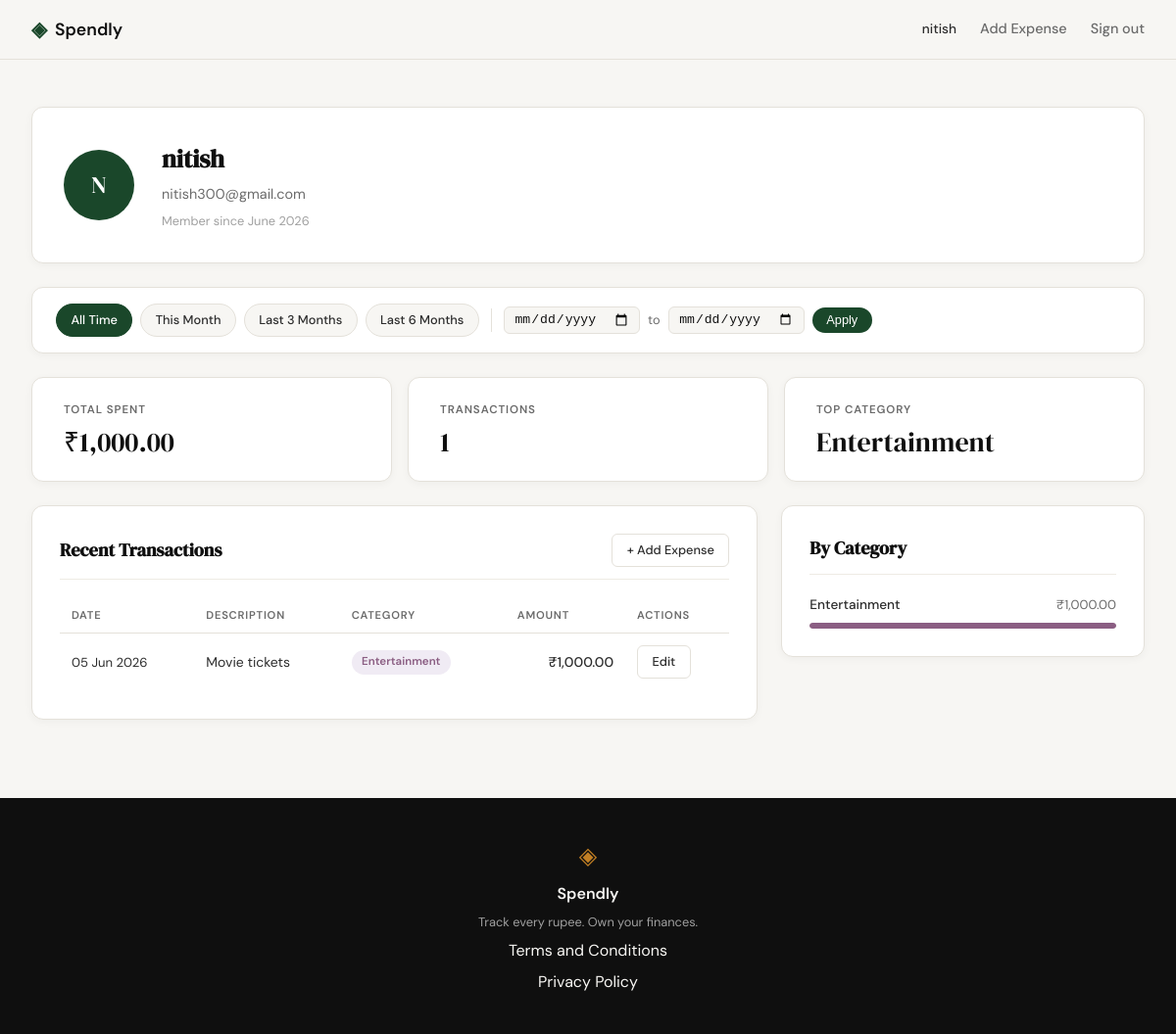
/profile (signed in), run on an earlier commit of the app's database.
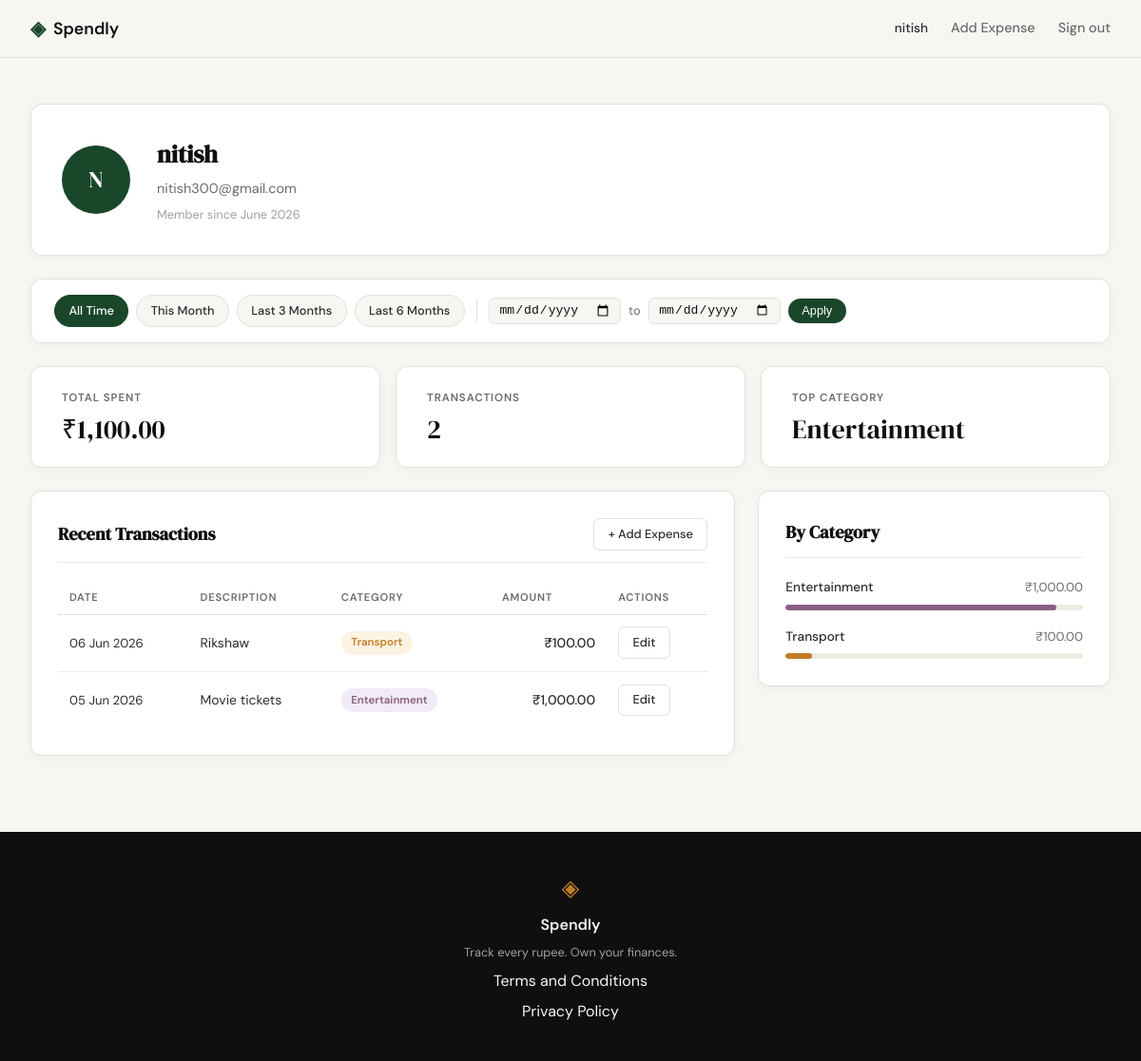
And on a later commit of the database.
### tables this page shows
CREATE TABLE users (
            id            INTEGER PRIMARY KEY AUTOINCREMENT,
            name          TEXT    NOT NULL,
            email         TEXT    UNIQUE NOT NULL,
            password_hash TEXT    NOT NULL,
            created_at    TEXT    DEFAULT (datetime('now'))
        );

CREATE TABLE expenses (
            id          INTEGER PRIMARY KEY AUTOINCREMENT,
            user_id     INTEGER NOT NULL REFERENCES users(id),
            amount      REAL    NOT NULL,
            category    TEXT    NOT NULL,
            date        TEXT    NOT NULL,
            description TEXT,
            created_at  TEXT    DEFAULT (datetime('now'))
        );

### app.py (the view)
@app.route("/profile")
def profile():
    if not session.get("user_id"):
        return redirect(url_for("login"))
    uid = session["user_id"]
    today = date.today()
    date_from = _parse_date(request.args.get("date_from"))
    date_to = _parse_date(request.args.get("date_to"))
    if date_from and date_to and date_from > date_to:
        flash("Start date must be before end date.", "error")
        date_from = date_to = None
    today_str = today.isoformat()
    this_month_from = today.replace(day=1).isoformat()
    this_month_to = today.replace(
        day=calendar.monthrange(today.year, today.month)[1]
    ).isoformat()
    presets = {
        "this_month": {"date_from": this_month_from, "date_to": this_month_to},
        "last_3":     {"date_from": _months_ago(today, 3), "date_to": today_str},
        "last_6":     {"date_from": _months_ago(today, 6), "date_to": today_str},
    }
    return render_template(
        "profile.html",
        user=get_user_by_id(uid),
        stats=get_summary_stats(uid, date_from, date_to),
        expenses=get_recent_transactions(uid, date_from=date_from, date_to=date_to),
        categories=get_category_breakdown(uid, date_from, date_to),
        date_from=date_from,
        date_to=date_to,
        presets=presets,
    )

### app.py (called while the page is built)
def _parse_date(val):
    try:
        datetime.strptime(val, "%Y-%m-%d")
        return val
    except (ValueError, TypeError):
        return None

def _months_ago(today, n):
    m, y = today.month - n, today.year
    while m <= 0:
        m += 12
        y -= 1
    return date(y, m, 1).isoformat()

### database/db.py (called while the page is built)
def get_db():
    conn = sqlite3.connect(DB_PATH)
    conn.row_factory = sqlite3.Row
    conn.execute("PRAGMA foreign_keys = ON")
    return conn

### database/queries.py (called while the page is built)
def _build_date_filter(date_from, date_to):
    if date_from and date_to:
        return "AND date BETWEEN ? AND ?", [date_from, date_to]
    return "", []

def get_user_by_id(user_id):
    conn = get_db()
    row = conn.execute(
        "SELECT id, name, email, created_at FROM users WHERE id = ?",
        (user_id,),
    ).fetchone()
    conn.close()
    if row is None:
        return None
    name = row["name"]
    initials = "".join(w[0].upper() for w in name.split() if w)
    member_since = datetime.strptime(row["created_at"], "%Y-%m-%d %H:%M:%S").strftime("%B %Y")
    return {
        "name": name,
        "email": row["email"],
        "initials": initials,
        "member_since": member_since,
    }

def get_recent_transactions(user_id, limit=10, date_from=None, date_to=None):
    date_clause, date_params = _build_date_filter(date_from, date_to)
    params = [user_id] + date_params + [limit]
    conn = get_db()
    rows = conn.execute(
        "SELECT id, date, description, category, amount "
        "FROM expenses "
        "WHERE user_id = ? "
        + date_clause +
        " ORDER BY date DESC, id DESC "
        "LIMIT ?",
        params,
    ).fetchall()
    conn.close()
    return [
        {
            "id": row["id"],
            "date": datetime.strptime(row["date"], "%Y-%m-%d").strftime("%d %b %Y"),
            "description": row["description"],
            "category": row["category"],
            "amount": "{:,.2f}".format(row["amount"]),
        }
        for row in rows
    ]

### templates/profile.html (shortened to what this page needs)
{% extends "base.html" %}
{% block head %}
<link rel="stylesheet" href="{{ url_for('static', filename='css/profile.css') }}">
{% endblock %}
{% block content %}
<div class="profile-page">
    <div class="profile-inner">
        <div class="profile-header-card">
            <div class="profile-avatar">{{ user.initials }}</div>
            <div class="profile-info">
                <h1 class="profile-name">{{ user.name }}</h1>
                <p class="profile-email">{{ user.email }}</p>
                <p class="profile-since">Member since {{ user.member_since }}</p>
            </div>
        </div>
        <div class="filter-bar">
            <div class="filter-presets">
                <a href="{{ url_for('profile') }}"
                   class="filter-preset-btn{% if not date_from and not date_to %} filter-preset-btn--active{% endif %}">
                    All Time
                </a>
                <a href="{{ url_for('profile', date_from=presets.this_month.date_from, date_to=presets.this_month.date_to) }}"
                   class="filter-preset-btn{% if date_from == presets.this_month.date_from and date_to == presets.this_month.date_to %} filter-preset-btn--active{% endif %}">
                    This Month
                </a>
                <a href="{{ url_for('profile', date_from=presets.last_3.date_from, date_to=presets.last_3.date_to) }}"
                   class="filter-preset-btn{% if date_from == presets.last_3.date_from and date_to == presets.last_3.date_to %} filter-preset-btn--active{% endif %}">
                    Last 3 Months
                </a>
                <a href="{{ url_for('profile', date_from=presets.last_6.date_from, date_to=presets.last_6.date_to) }}"
                   class="filter-preset-btn{% if date_from == presets.last_6.date_from and date_to == presets.last_6.date_to %} filter-preset-btn--active{% endif %}">
                    Last 6 Months
                </a>
            </div>
            <form class="filter-form" method="GET" action="{{ url_for('profile') }}">
                <input type="date" name="date_from" class="filter-date-input"
                       value="{{ date_from or '' }}">
                <span class="filter-to-label">to</span>
                <input type="date" name="date_to" class="filter-date-input"
                       value="{{ date_to or '' }}">
                <button type="submit" class="filter-apply-btn">Apply</button>
            </form>
        </div>
        <div class="profile-stats">
            <div class="stat-card">
                <span class="stat-label">Total Spent</span>
                <span class="stat-value">₹{{ stats.total }}</span>
            </div>
            <div class="stat-card">
                <span class="stat-label">Transactions</span>
                <span class="stat-value">{{ stats.count }}</span>
            </div>
            <div class="stat-card">
                <span class="stat-label">Top Category</span>
                <span class="stat-value">{{ stats.top_category }}</span>
            </div>
        </div>
        <div class="profile-grid">
            <div class="profile-section">
                <div class="section-header">
                    <h2 class="section-title">Recent Transactions</h2>
                    <a href="{{ url_for('add_expense') }}" class="btn-ghost btn-sm">+ Add Expense</a>
                </div>
                <div class="tx-table-wrapper">
                    <table class="tx-table">
                        <thead>
                            <tr>
                                <th>Date</th>
                                <th>Description</th>
                                <th>Category</th>
                                <th class="tx-amount-col">Amount</th>
                                <th>Actions</th>
                            </tr>
                        </thead>
                        <tbody>
                            {% for tx in expenses %}
                            <tr>
                                <td class="tx-date">{{ tx.date }}</td>
                                <td class="tx-desc">{{ tx.description }}</td>
                                <td>
                                    <span class="cat-badge cat-badge--{{ tx.category | lower }}">
                                        {{ tx.category }}
                                    </span>
                                </td>
                                <td class="tx-amount">₹{{ tx.amount }}</td>
                                <td><a href="{{ url_for('edit_expense', id=tx.id) }}" class="btn-ghost btn-sm">Edit</a></td>
                            </tr>
                            {% endfor %}
                        </tbody>
                    </table>
                </div>
            </div>
            <div class="profile-section">
                <div class="section-header">
                    <h2 class="section-title">By Category</h2>
                </div>
                <div class="category-list">
                    {% for cat in categories %}
                    <div class="cat-row">
                        <div class="cat-row-header">
                            <span class="cat-row-name">{{ cat.name }}</span>
                            <span class="cat-row-amount">₹{{ cat.amount }}</span>
                        </div>
                        <div class="cat-bar-track">
                            <div class="cat-bar cat-bar--{{ cat.name | lower }}"
                                 style="width: {{ cat.percent }}%"></div>
                        </div>
                    </div>
                    {% endfor %}
                </div>
            </div>
        </div>
    </div>
</div>
{% endblock %}

### templates/base.html (shortened to what this page needs)
<!DOCTYPE html>
<html lang="en">
<head>
    <link rel="stylesheet" href="{{ url_for('static', filename='css/style.css') }}">
    {% block head %}{% endblock %}
</head>
<body>
    <nav class="navbar">
        <div class="nav-inner">
            <a href="{{ url_for('landing') }}" class="nav-brand">
                <span class="brand-icon">◈</span>
                <span class="brand-name">Spendly</span>
            </a>
            <div class="nav-links">
                {% if session.user_id %}
                <span class="nav-username">{{ session.user_name }}</span>
                <a href="{{ url_for('add_expense') }}">Add Expense</a>
                <a href="{{ url_for('logout') }}">Sign out</a>
                {% else %}
                <a href="{{ url_for('login') }}">Sign in</a>
                <a href="{{ url_for('register') }}" class="nav-cta">Get started</a>
                {% endif %}
            </div>
        </div>
    </nav>
    <main class="main-content">
        {% block content %}{% endblock %}
    </main>
    <footer class="footer">
        <div class="footer-inner">
            <span class="brand-icon">◈</span>
            <span class="footer-name">Spendly</span>
            <p class="footer-copy">Track every rupee. Own your finances.</p>
            <a href="/terms">Terms and Conditions</a>
            <a href="/privacy">Privacy Policy</a>
        </div>
    </footer>
</body>
</html>

### static/css/style.css (style rules this page uses)
:root { --ink: #0f0f0f; --ink-soft: #2d2d2d; --ink-muted: #6b6b6b; --ink-faint: #a0a0a0; --paper: #f7f6f3; --paper-warm: #f0ede6; --paper-card: #ffffff; --accent: #1a472a; --accent-light: #e8f0eb; --accent-2: #c17f24; --accent-2-light: #fdf3e3; --danger: #c0392b; --danger-light: #fdecea; --border: #e4e1da; --border-soft: #eeebe4; --font-display: 'DM Serif Display', Georgia, serif; --font-body: 'DM Sans', system-ui, sans-serif; --max-width: 1200px; --auth-width: 440px; --radius-sm: 6px; --radius-md: 12px; --radius-lg: 20px; }
*, *::before, *::after { box-sizing: border-box; margin: 0; padding: 0; }
html { font-size: 16px; scroll-behavior: smooth; }
body { background: var(--paper); color: var(--ink); font-family: var(--font-body); font-size: 1rem; line-height: 1.6; -webkit-font-smoothing: antialiased; }
a { color: inherit; text-decoration: none; }
.navbar { position: sticky; top: 0; z-index: 100; background: var(--paper); border-bottom: 1px solid var(--border); padding: 0 2rem; }
.nav-inner { max-width: var(--max-width); margin: 0 auto; height: 60px; display: flex; align-items: center; justify-content: space-between; }
.nav-brand { display: flex; align-items: center; gap: 0.5rem; font-family: var(--font-body); font-weight: 600; font-size: 1.1rem; color: var(--ink); }
.brand-icon { color: var(--accent); font-size: 1.3rem; }
.brand-name { color: var(--ink); }
.nav-links { display: flex; align-items: center; gap: 1.5rem; font-size: 0.9rem; font-weight: 500; }
.nav-links a { color: var(--ink-muted); transition: color 0.2s; }
.main-content { min-height: calc(100vh - 60px - 100px); }
.btn-ghost { display: inline-block; background: transparent; color: var(--ink-soft); padding: 0.65rem 1.5rem; border-radius: var(--radius-sm); font-size: 0.9rem; font-weight: 500; border: 1px solid var(--border); transition: all 0.2s; text-decoration: none; }
.footer { background: var(--ink); color: var(--paper); padding: 2.5rem 2rem; text-align: center; }
.footer-inner { display: flex; flex-direction: column; align-items: center; gap: 0.4rem; }
.footer .brand-icon { color: var(--accent-2); font-size: 1.5rem; }
.footer-name { font-weight: 600; font-size: 1rem; }
.footer-copy { font-size: 0.8rem; color: var(--ink-faint); }

What changed in the data, as far as the page shows it:
computed for expenses "Movie tickets": {{ cat.percent }} 100 → 91 (drawn)
added expenses: date "06 Jun 2026", description "Rikshaw", category "Transport", amount "100.00", name "Transport", {{ cat.percent }} 9 (drawn)
Also different on the page:
{{ stats.total }}: "1,000.00" → "1,100.00"
{{ stats.count }}: "1" → "2"
